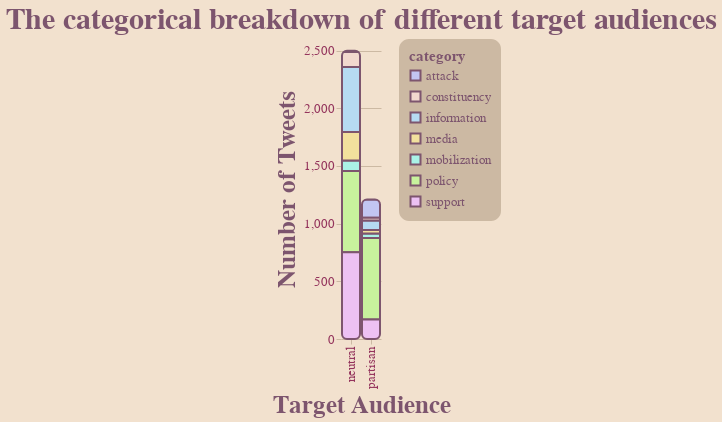

This figure's notebook cell:
### Markdown cell above
### **LET THE CONFUSION BEGIN!**

For this project, I will be exploring two series of visualizations, comprised of the various iterations I put them through to make them worse! When first considering what would make for the worst visualization, I found two keys categories, ine is the content orientation / presentation, and the other is the pure visuals of the graph. The later is fairly easy to tamper with; low contrast and poor colors already lead to a pretty horrendous visualization, so I spent most of the time focussed on the former. This lead me to the conclusion: to make the most misleading visualization, that presents wholly incorrect patterns, I must first identify the actual patterns that exist, and then attempt to convince viewers of my visualization, the exact opposite.

And so starts that journey:

---
### **ITERATION 1**
---

##### **VIS 1**

I thought it would be interesting to look at the relationship between the number of tweets in a certain category, and what their target audience is. After trying out some graph marks I settled on a stacked column chart, as it best conveys that each target audience is being broken down into content categories. This allows for the comparison of categories between each other, as well as the difference in total number of tweets in each target audience. Although this is a lot of information, with clear labels I think this is an effective graph that properly demonstrates an array of interesting relationships.

**But that is not what we are here for.**

### Code cell
unequal = chart.mark_bar().encode (
    alt.X( "bias-trun", title="Target Audience" ),
    alt.Y( "value", title="Number of Tweets" ),
    alt.Color( "category")
).properties(
    title="The categorical breakdown of different target audiences"
)


apply_all(unequal, prim_pallet)

### Figure 1 — Vega-Lite specification as saved in the notebook (floating-point values rounded to 4 significant figures)
{"config": {"view": {"continuousWidth": 400, "continuousHeight": 300, "strokeWidth": 0}, "axis": {"domainColor": "#FFFFFF00", "gridColor": "#CCB9A3", "labelColor": "#94345C", "labelFontSize": 13, "tickColor": "#CCB9A3", "titleColor": "#7D556E", "titleFontSize": 25}, "background": "#F2E1CE", "bar": {"cornerRadius": 5}, "font": "DINCondensed-Bold", "legend": {"cornerRadius": 10, "fillColor": "#CCB9A3", "labelColor": "#7D556E", "labelFontSize": 13, "padding": 10, "titleColor": "#7D556E", "titleFontSize": 15}, "mark": {"cornerRadius": 5, "stroke": "#7D556E", "strokeWidth": 2}, "range": {"category": ["#C2C6F2", "#F2D8CE", "#B6DBF2", "#F2E09D", "#AAF2E7", "#C8F29D", "#EDC1F3"], "heatmap": ["#C2C6F2", "#F2D8CE", "#B6DBF2", "#F2E09D", "#AAF2E7", "#C8F29D", "#EDC1F3"]}, "title": {"color": "#7D556E", "fontSize": 30}}, "data": {"name": "data-b18f56463b49e574ace535444f5bfcab"}, "mark": "bar", "encoding": {"color": {"field": "category", "type": "nominal"}, "x": {"field": "bias-trun", "title": "Target Audience", "type": "nominal"}, "y": {"field": "value", "title": "Number of Tweets", "type": "quantitative"}}, "title": "The categorical breakdown of different target audiences", "$schema": "https://vega.github.io/schema/vega-lite/v4.17.0.json", "datasets": {"data-b18f56463b49e574ace535444f5bfcab": [{"bias-trun": "partisan", "category": "policy", "value": 706, "perc": 58.35, "invert": 0.001416, "invert-perc": 1.105, "Unnamed: 6": null, "Unnamed: 7": null, "Unnamed: 8": null, "Unnamed: 9": null}, {"bias-trun": "partisan", "category": "attack", "value": 160, "perc": 13.22, "invert": 0.00625, "invert-perc": 4.875, "Unnamed: 6": null, "Unnamed: 7": null, "Unnamed: 8": null, "Unnamed: 9": null}, {"bias-trun": "partisan", "category": "information", "value": 82, "perc": 6.777, "invert": 0.0122, "invert-perc": 9.513, "Unnamed: 6": null, "Unnamed: 7": null, "Unnamed: 8": "total=", "Unnamed: 9": 5000.0}, {"bias-trun": "partisan", "category": "mobilization", "value": 39, "perc": 3.223, "invert": 0.02564, "invert-perc": 20.0, "Unnamed: 6": null, "Unnamed: 7": null, "Unnamed: 8": "partisan total=", "Unnamed: 9": 1210.0}, {"bias-trun": "partisan", "category": "support", "value": 170, "perc": 14.05, "invert": 0.005882, "invert-perc": 4.589, "Unnamed: 6": null, "Unnamed: 7": null, "Unnamed: 8": "neutral total=", "Unnamed: 9": 2499.0}, {"bias-trun": "partisan", "category": "constituency", "value": 23, "perc": 1.901, "invert": 0.04348, "invert-perc": 33.92, "Unnamed: 6": null, "Unnamed: 7": null, "Unnamed: 8": null, "Unnamed: 9": null}, {"bias-trun": "partisan", "category": "media", "value": 30, "perc": 2.479, "invert": 0.03333, "invert-perc": 26.0, "Unnamed: 6": null, "Unnamed: 7": null, "Unnamed: 8": "total-inv", "Unnamed: 9": 0.239}, {"bias-trun": "neutral", "category": "policy", "value": 705, "perc": 28.21, "invert": 0.001418, "invert-perc": 1.281, "Unnamed: 6": null, "Unnamed: 7": null, "Unnamed: 8": "partisan inv", "Unnamed: 9": 0.1282}, {"bias-trun": "neutral", "category": "attack", "value": 12, "perc": 0.4802, "invert": 0.08333, "invert-perc": 75.23, "Unnamed: 6": null, "Unnamed: 7": null, "Unnamed: 8": "neutral inv", "Unnamed: 9": 0.1108}, {"bias-trun": "neutral", "category": "information", "value": 565, "perc": 22.61, "invert": 0.00177, "invert-perc": 1.598, "Unnamed: 6": null, "Unnamed: 7": null, "Unnamed: 8": null, "Unnamed: 9": null}, {"bias-trun": "neutral", "category": "mobilization", "value": 90, "perc": 3.601, "invert": 0.01111, "invert-perc": 10.03, "Unnamed: 6": null, "Unnamed: 7": null, "Unnamed: 8": null, "Unnamed: 9": null}, {"bias-trun": "neutral", "category": "support", "value": 751, "perc": 30.05, "invert": 0.001332, "invert-perc": 1.202, "Unnamed: 6": null, "Unnamed: 7": null, "Unnamed: 8": null, "Unnamed: 9": null}, {"bias-trun": "neutral", "category": "constituency", "value": 129, "perc": 5.162, "invert": 0.007752, "invert-perc": 6.999, "Unnamed: 6": null, "Unnamed: 7": null, "Unnamed: 8": null, "Unnamed: 9": null}, {"bias-trun": "neutral", "category": "media", "value": 247, "perc": 9.884, "invert": 0.004049, "invert-perc": 3.655, "Unnamed: 6": null, "Unnamed: 7": null, "Unnamed: 8": null, "Unnamed: 9": null}]}}
